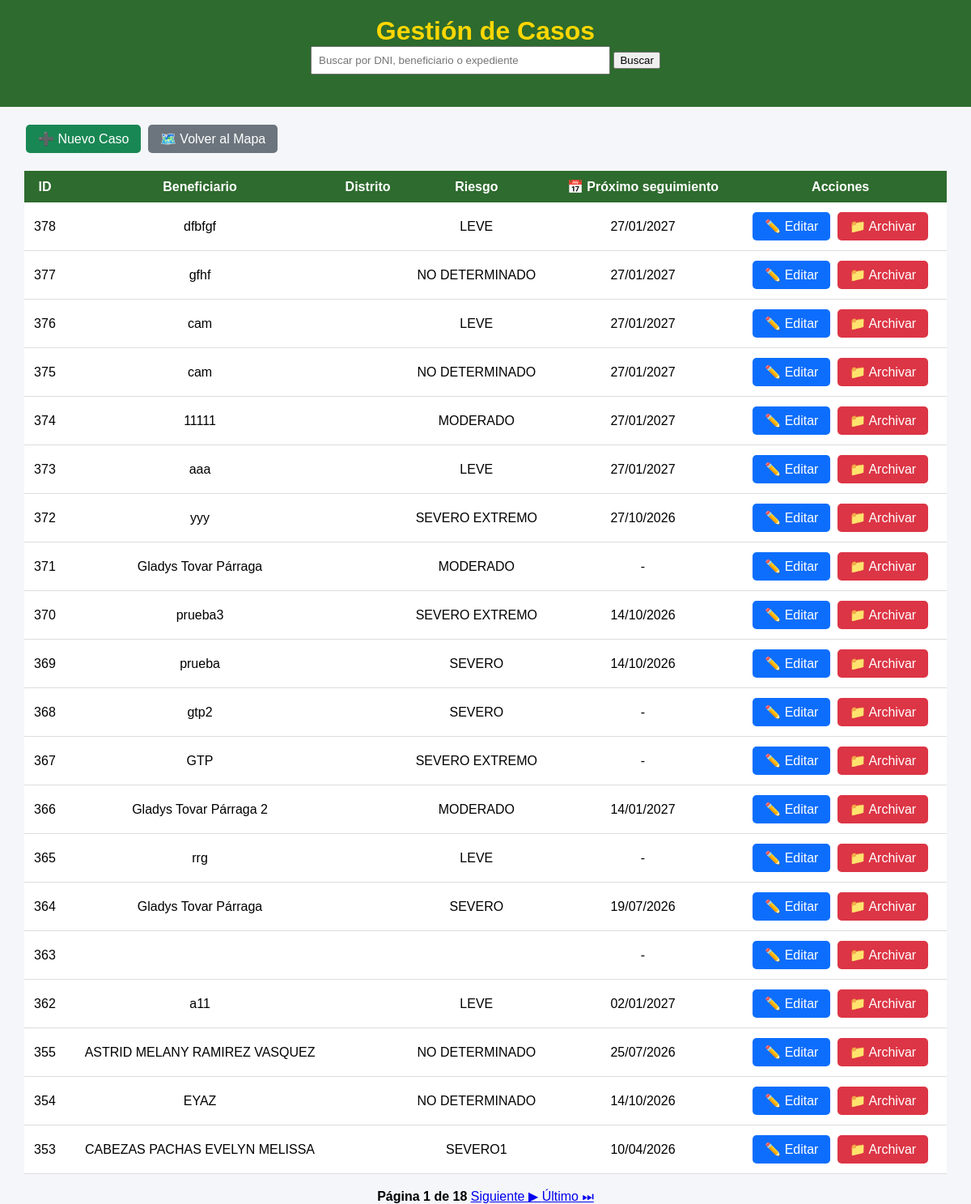
Before: /gestion-casos/ (signed in) with the older database file.
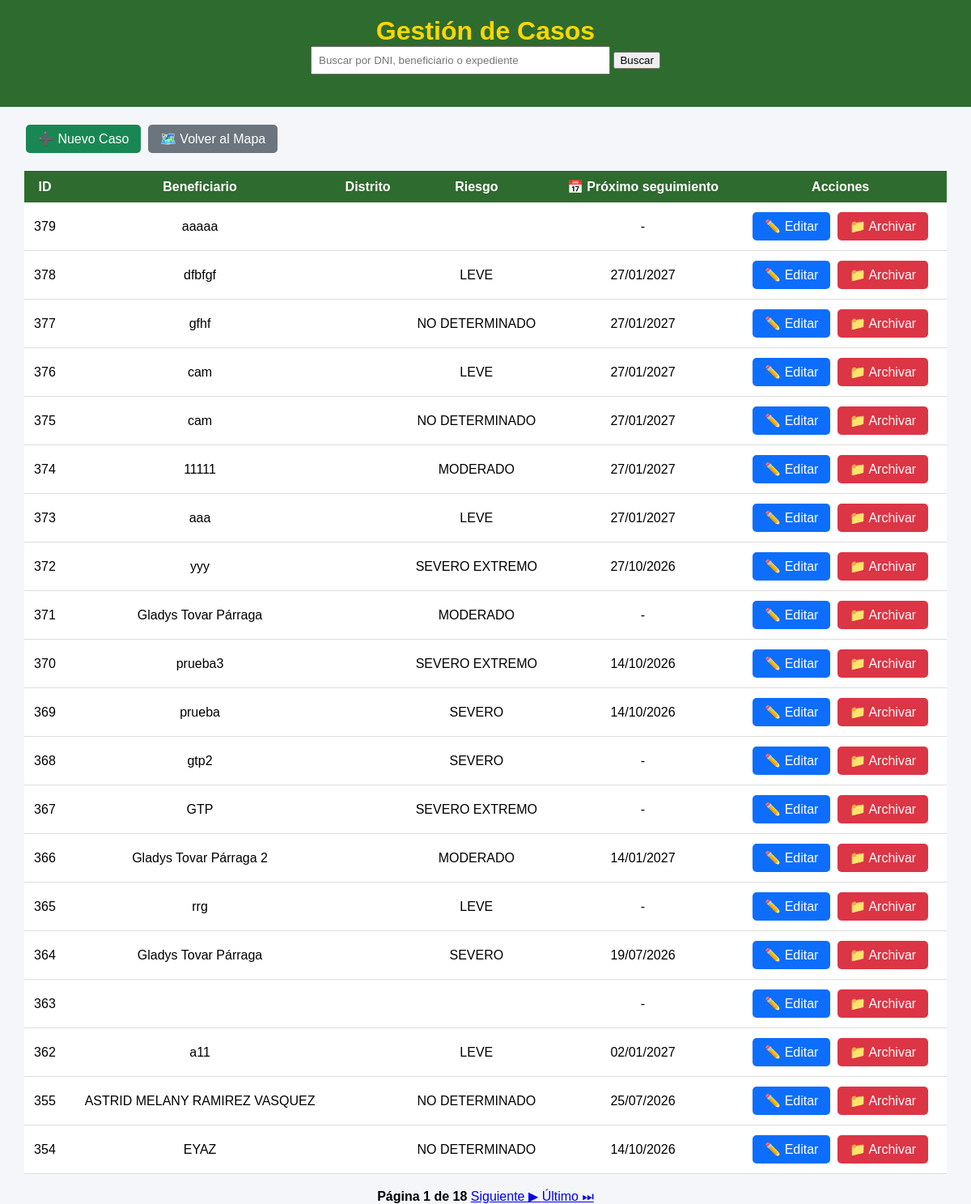
After: the same page with the newer database file.
### mapa/models.py (models this page shows, shortened)
class Caso(models.Model):
    RIESGOS = [
        ("LEVE", "Leve"),
        ("MODERADO", "Moderado"),
        ("SEVERO", "Severo"),
        ("SEVERO EXTREMO", "Severo extremo"),
        ("NO DETERMINADO", "No determinado"),
    ]
    NOTIFICACION = [
        ("PENDIENTE", "Pendiente"),
        ("NOTIFICADO", "Notificado"),
    ]
    TIPO_VIOLENCIA = [
        ("FISICA", "Física"),
        ("PSICOLOGICA", "Psicológica"),
        ("SEXUAL", "Sexual"),
        ("ECONOMICA", "Económica o Patrimonial"),
    ]
    ESTADO_UBICACION_AGRESOR = [
        ("UBICADO", "Ubicado"),
        ("NO UBICADO", "No ubicado"),
    ]
    beneficiario = models.CharField(max_length=200, blank=True)
    dni_beneficiario = models.CharField(
        max_length=8,
        blank=True
    )
    domicilio = models.CharField(max_length=300, blank=True)
    nivel_riesgo = models.CharField(
        max_length=30,
        choices=RIESGOS,
        blank=True
    )
    region_denuncia = models.ForeignKey(
        Region,
        on_delete=models.PROTECT,
        related_name="casos_denuncia_region",
        null=True,
        blank=True,
    )
    provincia_denuncia = models.ForeignKey(
        Provincia,
        on_delete=models.PROTECT,
        related_name="casos_denuncia_provincia",
        null=True,
        blank=True,
    )
    distrito_denuncia = models.ForeignKey(
        Distrito,
        on_delete=models.PROTECT,
        related_name="casos_denuncia_distrito",
        null=True,
        blank=True,
    )
    region_medida = models.ForeignKey(
        Region,
        on_delete=models.PROTECT,
        related_name="casos_medida_region",
        null=True,
        blank=True,
    )
    provincia_medida = models.ForeignKey(
        Provincia,
        on_delete=models.PROTECT,
        related_name="casos_medida_provincia",
        null=True,
        blank=True,
    )
    distrito_medida = models.ForeignKey(
        Distrito,
        on_delete=models.PROTECT,
        related_name="casos_medida_distrito",
        null=True,
        blank=True,
)
    comisaria_denuncia = models.CharField(
        max_length=150,
        verbose_name="Comisaría donde se interpuso la denuncia"
    )
    comisaria_medida = models.CharField(
        max_length=150,
        verbose_name="Comisaría de Familia responsable"
    )
    efectivo = models.CharField(max_length=100, blank=True)
    responsable = models.ForeignKey(
    User,
    null=True,
    blank=True,
    on_delete=models.SET_NULL,
    related_name="casos_asignados"
    )
    folder = models.CharField(max_length=100, blank=True)
    expediente = models.CharField(max_length=100, blank=True)
    agresor = models.CharField(
        max_length=200,
        blank=True
    )
    dni_agresor = models.CharField(
        max_length=8,
        blank=True
    )
    telefono_agresor = models.CharField(
        "Teléfono del agresor",
        max_length=50,
        blank=True
    )
    direccion_agresor = models.CharField(
        "Dirección del agresor",
        max_length=300,
        blank=True
    )
    agresor_registro = models.ForeignKey(
    "Agresor",
    on_delete=models.SET_NULL,
    null=True,
    blank=True,
    related_name="casos"
)
    estado_ubicacion_agresor = models.CharField(
        "Estado de ubicación del agresor",
        max_length=15,
        choices=ESTADO_UBICACION_AGRESOR,
        default="NO UBICADO"
    )
    latitud_agresor = models.FloatField(
        null=True,
        blank=True
    )
    longitud_agresor = models.FloatField(
        null=True,
        blank=True
    )
    telefono = models.CharField(
        "Teléfono de la beneficiaria",
        max_length=50,
        blank=True
    )
    fecha_denuncia = models.DateField(
        "Fecha de la denuncia",
        null=True,
        blank=True
    )
    violencia_fisica = models.BooleanField(
        "Violencia física",
        default=False
    )
    violencia_psicologica = models.BooleanField(
        "Violencia psicológica",
        default=False
    )
    violencia_sexual = models.BooleanField(
        "Violencia sexual",
        default=False
    )
    violencia_economica = models.BooleanField(
        "Violencia económica o patrimonial",
        default=False
    )
    fecha_registro = models.DateField(
        null=True,
        blank=True
    )
    ultima_visita = models.DateField(
        null=True,
        blank=True
    )
    fecha_limite = models.DateField(
        "Próximo seguimiento",
        null=True,
        blank=True
)
    notificacion_beneficiario = models.CharField(
        max_length=15,
        choices=NOTIFICACION,
        default="PENDIENTE"
    )
    fecha_notificacion_beneficiario = models.DateField(
        null=True,
        blank=True
    )
    motivo_notificacion_beneficiario_pendiente = models.TextField(
        "Motivo de notificación pendiente de la persona beneficiaria",
        blank=True
    )
    notificacion_agresor = models.CharField(
        max_length=15,
        choices=NOTIFICACION,
        default="PENDIENTE"
    )
    fecha_notificacion_agresor = models.DateField(
        null=True,
        blank=True
    )
    motivo_notificacion_agresor_pendiente = models.TextField(
        "Motivo de notificación pendiente de la persona agresora",
        blank=True
    )
    estado = models.CharField(
        max_length=15,
        default="ACTIVO"
    )
    latitud = models.FloatField(
        null=True,
        blank=True
    )
    longitud = models.FloatField(
        null=True,
        blank=True
    )
    edicion_autorizada = models.BooleanField(
        default=False
    )
    class Meta:
        permissions = [
            ("modificar_directo", "Puede modificar casos directamente"),
            ("aprobar_modificacion", "Puede aprobar modificaciones"),
            ("archivar_directo", "Puede archivar casos directamente"),
            ("aprobar_archivado", "Puede aprobar archivados"),
            ("eliminar_directo", "Puede eliminar casos directamente"),
            ("aprobar_eliminacion", "Puede aprobar eliminaciones"),
            ("administrar_usuarios", "Puede administrar usuarios"),
        ]

### mapa/views.py (the view)
@login_required
def gestion_casos(request):
    from django.core.paginator import Paginator
    from django.db.models import Q
    busqueda = request.GET.get("q", "")
    casos = Caso.objects.filter(
        estado="ACTIVO"
    )
    if busqueda:
        casos = casos.filter(
            Q(beneficiario__icontains=busqueda) |
            Q(dni_beneficiario__icontains=busqueda) |
            Q(expediente__icontains=busqueda)
        )
    casos = casos.order_by("-id")
    paginador = Paginator(casos, 20)
    pagina = request.GET.get("page")
    casos = paginador.get_page(pagina)
    return render(
        request,
        "mapa/gestion_casos.html",
        {
            "casos": casos,
            "busqueda": busqueda
        }
    )

### mapa/templates/mapa/gestion_casos.html (shortened to what this page needs)
<!DOCTYPE html>
<html lang="es">
<head>
</head>
<body>
<header>
    <h1>Gestión de Casos</h1>
    <form method="GET" style="margin-bottom:20px;">
    <input
        type="text"
        name="q"
        value="{{ busqueda }}"
        placeholder="Buscar por DNI, beneficiario o expediente"
        style="padding:8px; width:350px;"
    >
    <button type="submit">
        Buscar
    </button>
</form>
</header>
<div class="contenedor">
    <div class="acciones">
        <a href="{% url 'nuevo_caso' %}" class="btn nuevo">
            ➕ Nuevo Caso
        </a>
        <a href="/" class="btn volver">
            🗺️ Volver al Mapa
        </a>
    </div>
    <table>
        <tr>
            <th>ID</th>
            <th>Beneficiario</th>
            <th>Distrito</th>
            <th>Riesgo</th>
            <th>📅 Próximo seguimiento</th>
            <th>Acciones</th>
        </tr>
        {% for caso in casos %}
        <tr>
            <td>{{ caso.id }}</td>
            <td>{{ caso.beneficiario }}</td>
            <td>{{ caso.distrito }}</td>
            <td>{{ caso.nivel_riesgo }}</td>
            <td>
                {% if caso.fecha_limite %}
                    {{ caso.fecha_limite|date:"d/m/Y" }}
                {% else %}
        -
                 {% endif %}
        </td>
         <td>
    {% if request.user.is_superuser or request.user.groups.all.0.name == "Administrador" %}
        <a href="{% url 'editar_caso' caso.id %}" class="btn editar">
            ✏️ Editar
        </a>
        <a href="{% url 'archivar_caso' caso.id %}"
           class="btn archivar"
           onclick="return confirm('¿Desea archivar este caso?');">
            📁 Archivar
        </a>
{% endif %}
</td>
        </tr>
        {% empty %}
        <tr>
            <td colspan="6">
                No hay casos registrados.
            </td>
        </tr>
        {% endfor %}
    </table>
    <br>
<div style="text-align:center;">
    <strong>
        Página {{ casos.number }} de {{ casos.paginator.num_pages }}
    </strong>
    {% if casos.has_next %}
        <a href="?page={{ casos.next_page_number }}">
            Siguiente ▶
        </a>
        <a href="?page={{ casos.paginator.num_pages }}">
            Último ⏭
        </a>
    {% endif %}
</div>
</div>
</body>
</html>

Changed rows visible on the page:
no longer on this page (row unchanged): Caso: id "353", beneficiario "CABEZAS PACHAS EVELYN MELISSA", nivel_riesgo "SEVERO1", fecha_limite "10/04/2026"
added Caso: id "379", beneficiario "aaaaa"
